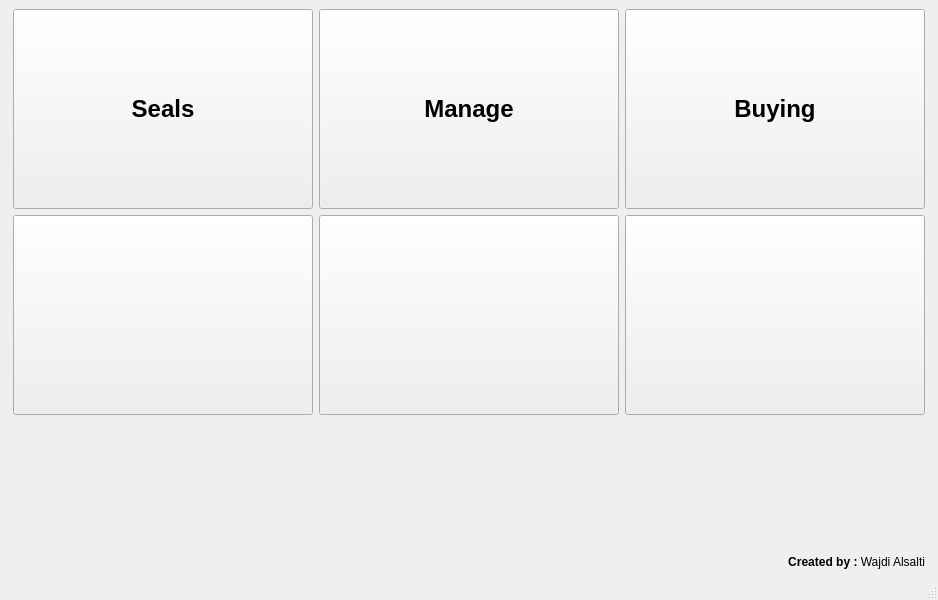
<?xml version="1.0" encoding="UTF-8"?>
<ui version="4.0">
 <class>manager</class>
 <widget class="QMainWindow" name="manager">
  <property name="windowModality">
   <enum>Qt::NonModal</enum>
  </property>
  <property name="geometry">
   <rect>
    <x>0</x>
    <y>0</y>
    <width>938</width>
    <height>600</height>
   </rect>
  </property>
  <property name="maximumSize">
   <size>
    <width>938</width>
    <height>600</height>
   </size>
  </property>
  <property name="windowTitle">
   <string>Maneger</string>
  </property>
  <widget class="QWidget" name="centralwidget">
   <layout class="QGridLayout" name="gridLayout_3">
    <item row="0" column="0">
     <layout class="QGridLayout" name="gridLayout_2">
      <property name="sizeConstraint">
       <enum>QLayout::SetDefaultConstraint</enum>
      </property>
      <property name="bottomMargin">
       <number>0</number>
      </property>
      <item row="0" column="1">
       <widget class="QToolButton" name="mange_btn">
        <property name="minimumSize">
         <size>
          <width>300</width>
          <height>200</height>
         </size>
        </property>
        <property name="font">
         <font>
          <pointsize>18</pointsize>
          <weight>75</weight>
          <bold>true</bold>
          <underline>false</underline>
         </font>
        </property>
        <property name="text">
         <string>Manage</string>
        </property>
       </widget>
      </item>
      <item row="1" column="2">
       <widget class="QToolButton" name="toolButton_3">
        <property name="minimumSize">
         <size>
          <width>300</width>
          <height>200</height>
         </size>
        </property>
        <property name="text">
         <string/>
        </property>
       </widget>
      </item>
      <item row="0" column="2">
       <widget class="QToolButton" name="buying_btn">
        <property name="minimumSize">
         <size>
          <width>300</width>
          <height>200</height>
         </size>
        </property>
        <property name="font">
         <font>
          <pointsize>18</pointsize>
          <weight>75</weight>
          <bold>true</bold>
          <underline>false</underline>
         </font>
        </property>
        <property name="text">
         <string>Buying</string>
        </property>
       </widget>
      </item>
      <item row="1" column="1">
       <widget class="QToolButton" name="toolButton_2">
        <property name="minimumSize">
         <size>
          <width>300</width>
          <height>200</height>
         </size>
        </property>
        <property name="text">
         <string/>
        </property>
       </widget>
      </item>
      <item row="1" column="0">
       <widget class="QToolButton" name="toolButton">
        <property name="minimumSize">
         <size>
          <width>300</width>
          <height>200</height>
         </size>
        </property>
        <property name="text">
         <string/>
        </property>
       </widget>
      </item>
      <item row="0" column="0">
       <widget class="QToolButton" name="seals_btn">
        <property name="minimumSize">
         <size>
          <width>300</width>
          <height>200</height>
         </size>
        </property>
        <property name="font">
         <font>
          <pointsize>18</pointsize>
          <weight>75</weight>
          <bold>true</bold>
          <underline>false</underline>
         </font>
        </property>
        <property name="text">
         <string>Seals</string>
        </property>
       </widget>
      </item>
     </layout>
    </item>
    <item row="1" column="0" alignment="Qt::AlignRight|Qt::AlignBottom">
     <widget class="QLabel" name="label">
      <property name="sizePolicy">
       <sizepolicy hsizetype="Fixed" vsizetype="Fixed">
        <horstretch>0</horstretch>
        <verstretch>0</verstretch>
       </sizepolicy>
      </property>
      <property name="text">
       <string>&lt;html&gt;&lt;head/&gt;&lt;body&gt;&lt;p&gt;&lt;span style=&quot; font-weight:600;&quot;&gt;Created by :&lt;/span&gt; Wajdi Alsalti&lt;/p&gt;&lt;/body&gt;&lt;/html&gt;</string>
      </property>
      <property name="alignment">
       <set>Qt::AlignRight|Qt::AlignTrailing|Qt::AlignVCenter</set>
      </property>
     </widget>
    </item>
   </layout>
  </widget>
  <widget class="QStatusBar" name="statusbar"/>
 </widget>
 <resources/>
 <connections/>
</ui>
